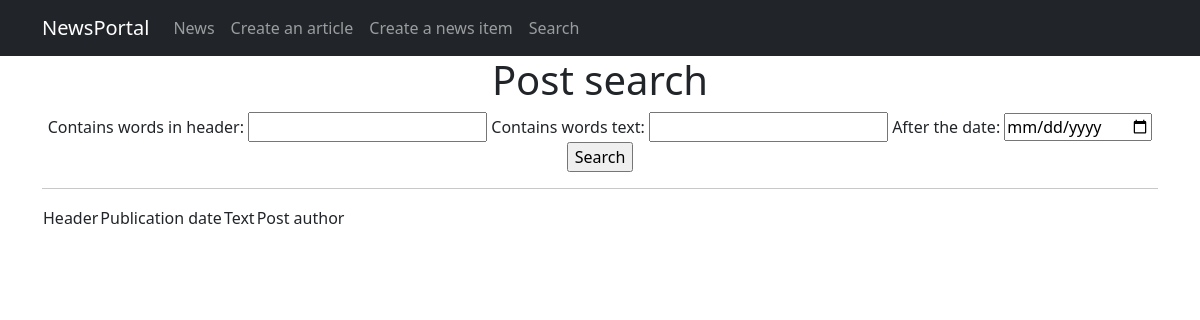
The page /news_portal/search/ on the database as committed earlier.
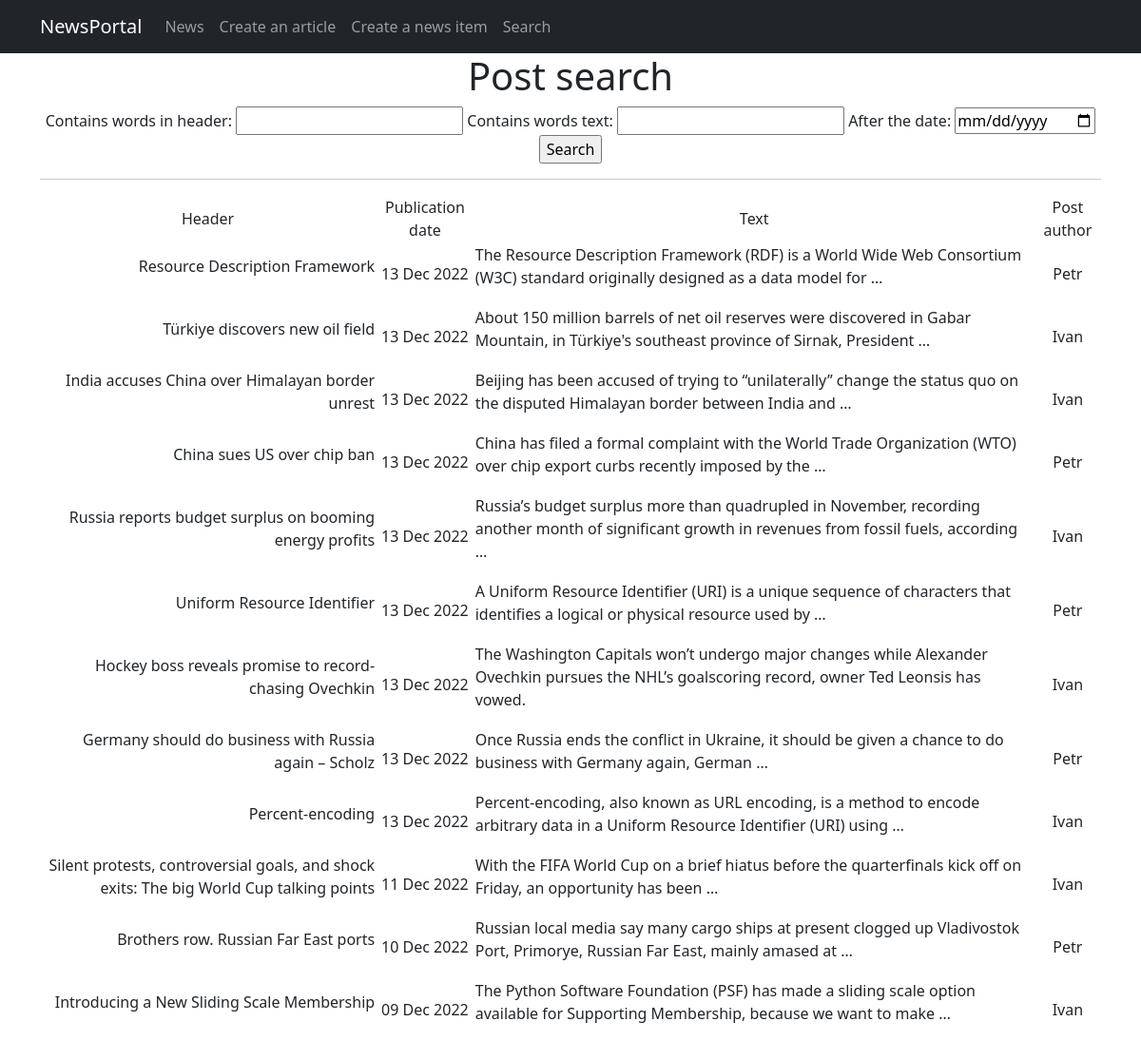
The same page on the database as committed later.
### news_portal/models.py (models this page shows, shortened)
class Post(models.Model):
    post_type = models.CharField(max_length=2, choices=POST_TYPE, default=article)
    post_pub_date = models.DateTimeField(auto_now_add=True)
    post_header = models.CharField(max_length=255, null=False)
    post_text = models.TextField(null=False)
    post_rating = models.SmallIntegerField(default=0)
    post_auth = models.ForeignKey(Author, on_delete=models.CASCADE)
    post_cat = models.ManyToManyField(Category, through='PostCategory')

class Author(models.Model):
    auth_user = models.OneToOneField(User, on_delete=models.CASCADE)
    auth_rating = models.SmallIntegerField(default=0)
    def __str__(self):
        return self.auth_user.username

### news_portal/views.py (the view)
# urls.py: path('search/', PostSearch.as_view(), name='post_search'),
class PostSearch(ListView):
    model = Post
    template_name = 'post_search.html'
    context_object_name = 'search'
    queryset = Post.objects.order_by('-post_pub_date')
    paginate_by = 10
    def get_context_data(self, **kwargs):
        context = super().get_context_data(**kwargs)
        context['time_now'] = datetime.utcnow()
        context['value1'] = None
        context['filter'] = PostFilter(self.request.GET, queryset=self.get_queryset())
        context['categories'] = Category.objects.all()
        context['authors'] = Author.objects.all()
        context['form'] = PostForm()
        return context

### news_portal/forms.py (shortened to what this page needs)
class PostForm(forms.ModelForm):
    post_text = forms.CharField(min_length=100)
    class Meta:
        model = Post
        fields = [
            'post_header',
            'post_text',
            'post_cat',
            'post_auth'
        ]

### news_portal/templatetags/custom_filters.py (called while the page is built)
@register.filter()
def censor(value):
    censored_words = ['ass', 'bitch', 'cock', 'fuck']
    cen_text = value.split()
    for i in censored_words:
        for words in cen_text:
            if i in words:
                psn_in_text = cen_text.index(words)
                cen_text.remove(words)
                cen_text.insert(psn_in_text, i[0] + '*' * (len(i)-1))
    return " ".join(cen_text)

### templates/post_search.html (shortened to what this page needs)
{% extends 'fpages/default.html' %}
{% load custom_filters %}
{% block content %}
<h1>Post search</h1>
<form action="" method="GET">
    {{ filter.form }}
    <input type="submit" value="Search">
</form>
<hr>
        <table>
            <tr>
            <td>Header</td>
            <td>Publication date</td>
            <td>Text</td>
            <td>Post author</td>
        </tr>
            {% for new in filter.qs %}
                <tr>
                    <td> <p style="text-align: right;">
                        {{ new.post_header|censor }}
                    </p></td>
                    <td>
                        {{ new.post_pub_date|date:'d M Y' }}
                    </td>
                    <td> <p style="text-align: left;">
                        {{ new.post_text|truncatewords:20|censor }}
                    </p></td>
                    <td>
                        {{ new.post_auth }}
                    </td>
                </tr>
            {% endfor %}
        </table>
{% endblock content %}

Rows that differ between the two databases and show on the page:
added Post: post_header|censor "Resource Description Framework", post_pub_date "13 Dec 2022", post_text|censor "The Resource Description Framework (RDF) is a World Wide Web Consortium (W3C) standard originally designed as a data model for …", post_auth "Petr"
added Post: post_header|censor "Türkiye discovers new oil field", post_pub_date "13 Dec 2022", post_text|censor "About 150 million barrels of net oil reserves were discovered in Gabar Mountain, in Türkiye's southeast province of Sirnak, President …", post_auth "Ivan"
added Post: post_header|censor "India accuses China over Himalayan border unrest", post_pub_date "13 Dec 2022", post_text|censor "Beijing has been accused of trying to “unilaterally” change the status quo on the disputed Himalayan border between India and …", post_auth "Ivan"
added Post: post_header|censor "China sues US over chip ban", post_pub_date "13 Dec 2022", post_text|censor "China has filed a formal complaint with the World Trade Organization (WTO) over chip export curbs recently imposed by the …", post_auth "Petr"
added Post: post_header|censor "Russia reports budget surplus on booming energy profits", post_pub_date "13 Dec 2022", post_text|censor "Russia’s budget surplus more than quadrupled in November, recording another month of significant growth in revenues from fossil fuels, according …", post_auth "Ivan"
added Post: post_header|censor "Uniform Resource Identifier", post_pub_date "13 Dec 2022", post_text|censor "A Uniform Resource Identifier (URI) is a unique sequence of characters that identifies a logical or physical resource used by …", post_auth "Petr"
added Post: post_header|censor "Hockey boss reveals promise to record-chasing Ovechkin", post_pub_date "13 Dec 2022", post_text|censor "The Washington Capitals won’t undergo major changes while Alexander Ovechkin pursues the NHL’s goalscoring record, owner Ted Leonsis has vowed.", post_auth "Ivan"
added Post: post_header|censor "Germany should do business with Russia again – Scholz", post_pub_date "13 Dec 2022", post_text|censor "Once Russia ends the conflict in Ukraine, it should be given a chance to do business with Germany again, German …", post_auth "Petr"
added Post: post_header|censor "Percent-encoding", post_pub_date "13 Dec 2022", post_text|censor "Percent-encoding, also known as URL encoding, is a method to encode arbitrary data in a Uniform Resource Identifier (URI) using …", post_auth "Ivan"
added Post: post_header|censor "Silent protests, controversial goals, and shock exits: The big World Cup talking points", post_pub_date "11 Dec 2022", post_text|censor "With the FIFA World Cup on a brief hiatus before the quarterfinals kick off on Friday, an opportunity has been …", post_auth "Ivan"
added Post: post_header|censor "Brothers row. Russian Far East ports", post_pub_date "10 Dec 2022", post_text|censor "Russian local media say many cargo ships at present clogged up Vladivostok Port, Primorye, Russian Far East, mainly amased at …", post_auth "Petr"
added Post: post_header|censor "Introducing a New Sliding Scale Membership", post_pub_date "09 Dec 2022", post_text|censor "The Python Software Foundation (PSF) has made a sliding scale option available for Supporting Membership, because we want to make …", post_auth "Ivan"
